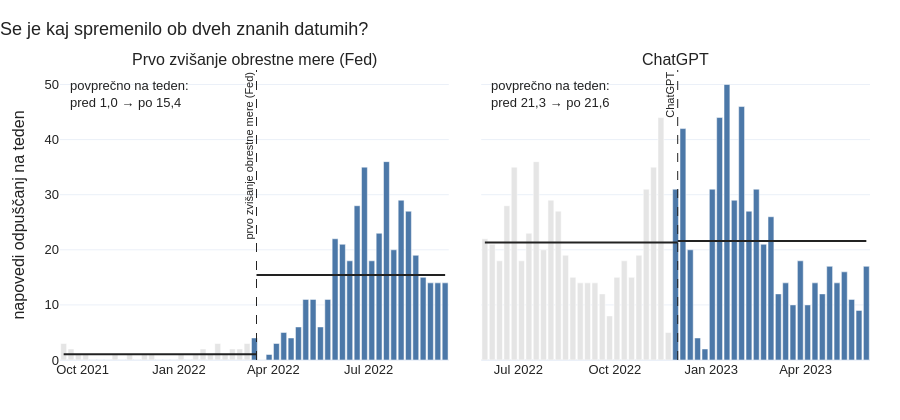

Notebook source saved alongside this figure:
### Code cell
show("2_datumi")

### Figure 1 — Plotly figure (JSON) as saved in the notebook; plotly's stock layout.template omitted (floating-point values rounded to 4 significant figures)
{"data": [{"hovertemplate": "%{x|%d.%m.%Y}: %{y} napovedi<extra></extra>", "marker": {"color": ["#E5E5E5", "#E5E5E5", "#E5E5E5", "#E5E5E5", "#E5E5E5", "#E5E5E5", "#E5E5E5", "#E5E5E5", "#E5E5E5", "#E5E5E5", "#E5E5E5", "#E5E5E5", "#E5E5E5", "#E5E5E5", "#E5E5E5", "#E5E5E5", "#E5E5E5", "#E5E5E5", "#E5E5E5", "#E5E5E5", "#E5E5E5", "#E5E5E5", "#E5E5E5", "#E5E5E5", "#E5E5E5", "#E5E5E5", "#4C78A8", "#4C78A8", "#4C78A8", "#4C78A8", "#4C78A8", "#4C78A8", "#4C78A8", "#4C78A8", "#4C78A8", "#4C78A8", "#4C78A8", "#4C78A8", "#4C78A8", "#4C78A8", "#4C78A8", "#4C78A8", "#4C78A8", "#4C78A8", "#4C78A8", "#4C78A8", "#4C78A8", "#4C78A8", "#4C78A8", "#4C78A8", "#4C78A8", "#4C78A8", "#4C78A8"]}, "showlegend": false, "type": "bar", "x": ["2021-09-13T00:00:00.000000", "2021-09-20T00:00:00.000000", "2021-09-27T00:00:00.000000", "2021-10-04T00:00:00.000000", "2021-10-11T00:00:00.000000", "2021-10-18T00:00:00.000000", "2021-10-25T00:00:00.000000", "2021-11-01T00:00:00.000000", "2021-11-08T00:00:00.000000", "2021-11-15T00:00:00.000000", "2021-11-22T00:00:00.000000", "2021-11-29T00:00:00.000000", "2021-12-06T00:00:00.000000", "2021-12-13T00:00:00.000000", "2021-12-20T00:00:00.000000", "2021-12-27T00:00:00.000000", "2022-01-03T00:00:00.000000", "2022-01-10T00:00:00.000000", "2022-01-17T00:00:00.000000", "2022-01-24T00:00:00.000000", "2022-01-31T00:00:00.000000", "2022-02-07T00:00:00.000000", "2022-02-14T00:00:00.000000", "2022-02-21T00:00:00.000000", "2022-02-28T00:00:00.000000", "2022-03-07T00:00:00.000000", "2022-03-14T00:00:00.000000", "2022-03-21T00:00:00.000000", "2022-03-28T00:00:00.000000", "2022-04-04T00:00:00.000000", "2022-04-11T00:00:00.000000", "2022-04-18T00:00:00.000000", "2022-04-25T00:00:00.000000", "2022-05-02T00:00:00.000000", "2022-05-09T00:00:00.000000", "2022-05-16T00:00:00.000000", "2022-05-23T00:00:00.000000", "2022-05-30T00:00:00.000000", "2022-06-06T00:00:00.000000", "2022-06-13T00:00:00.000000", "2022-06-20T00:00:00.000000", "2022-06-27T00:00:00.000000", "2022-07-04T00:00:00.000000", "2022-07-11T00:00:00.000000", "2022-07-18T00:00:00.000000", "2022-07-25T00:00:00.000000", "2022-08-01T00:00:00.000000", "2022-08-08T00:00:00.000000", "2022-08-15T00:00:00.000000", "2022-08-22T00:00:00.000000", "2022-08-29T00:00:00.000000", "2022-09-05T00:00:00.000000", "2022-09-12T00:00:00.000000"], "xaxis": "x", "y": [3, 2, 1, 1, 0, 0, 0, 1, 0, 1, 0, 1, 1, 0, 0, 0, 1, 0, 1, 2, 1, 3, 1, 2, 2, 3, 4, 0, 1, 3, 5, 4, 6, 11, 11, 6, 11, 22, 21, 18, 28, 35, 18, 23, 36, 20, 29, 27, 19, 15, 14, 14, 14], "yaxis": "y"}, {"hovertemplate": "%{x|%d.%m.%Y}: %{y} napovedi<extra></extra>", "marker": {"color": ["#E5E5E5", "#E5E5E5", "#E5E5E5", "#E5E5E5", "#E5E5E5", "#E5E5E5", "#E5E5E5", "#E5E5E5", "#E5E5E5", "#E5E5E5", "#E5E5E5", "#E5E5E5", "#E5E5E5", "#E5E5E5", "#E5E5E5", "#E5E5E5", "#E5E5E5", "#E5E5E5", "#E5E5E5", "#E5E5E5", "#E5E5E5", "#E5E5E5", "#E5E5E5", "#E5E5E5", "#E5E5E5", "#E5E5E5", "#4C78A8", "#4C78A8", "#4C78A8", "#4C78A8", "#4C78A8", "#4C78A8", "#4C78A8", "#4C78A8", "#4C78A8", "#4C78A8", "#4C78A8", "#4C78A8", "#4C78A8", "#4C78A8", "#4C78A8", "#4C78A8", "#4C78A8", "#4C78A8", "#4C78A8", "#4C78A8", "#4C78A8", "#4C78A8", "#4C78A8", "#4C78A8", "#4C78A8", "#4C78A8", "#4C78A8"]}, "showlegend": false, "type": "bar", "x": ["2022-05-30T00:00:00.000000", "2022-06-06T00:00:00.000000", "2022-06-13T00:00:00.000000", "2022-06-20T00:00:00.000000", "2022-06-27T00:00:00.000000", "2022-07-04T00:00:00.000000", "2022-07-11T00:00:00.000000", "2022-07-18T00:00:00.000000", "2022-07-25T00:00:00.000000", "2022-08-01T00:00:00.000000", "2022-08-08T00:00:00.000000", "2022-08-15T00:00:00.000000", "2022-08-22T00:00:00.000000", "2022-08-29T00:00:00.000000", "2022-09-05T00:00:00.000000", "2022-09-12T00:00:00.000000", "2022-09-19T00:00:00.000000", "2022-09-26T00:00:00.000000", "2022-10-03T00:00:00.000000", "2022-10-10T00:00:00.000000", "2022-10-17T00:00:00.000000", "2022-10-24T00:00:00.000000", "2022-10-31T00:00:00.000000", "2022-11-07T00:00:00.000000", "2022-11-14T00:00:00.000000", "2022-11-21T00:00:00.000000", "2022-11-28T00:00:00.000000", "2022-12-05T00:00:00.000000", "2022-12-12T00:00:00.000000", "2022-12-19T00:00:00.000000", "2022-12-26T00:00:00.000000", "2023-01-02T00:00:00.000000", "2023-01-09T00:00:00.000000", "2023-01-16T00:00:00.000000", "2023-01-23T00:00:00.000000", "2023-01-30T00:00:00.000000", "2023-02-06T00:00:00.000000", "2023-02-13T00:00:00.000000", "2023-02-20T00:00:00.000000", "2023-02-27T00:00:00.000000", "2023-03-06T00:00:00.000000", "2023-03-13T00:00:00.000000", "2023-03-20T00:00:00.000000", "2023-03-27T00:00:00.000000", "2023-04-03T00:00:00.000000", "2023-04-10T00:00:00.000000", "2023-04-17T00:00:00.000000", "2023-04-24T00:00:00.000000", "2023-05-01T00:00:00.000000", "2023-05-08T00:00:00.000000", "2023-05-15T00:00:00.000000", "2023-05-22T00:00:00.000000", "2023-05-29T00:00:00.000000"], "xaxis": "x2", "y": [22, 21, 18, 28, 35, 18, 23, 36, 20, 29, 27, 19, 15, 14, 14, 14, 12, 8, 15, 18, 15, 19, 31, 35, 44, 5, 31, 42, 20, 4, 2, 31, 44, 50, 29, 46, 27, 31, 21, 26, 12, 14, 10, 18, 10, 14, 12, 17, 14, 16, 11, 9, 17], "yaxis": "y2"}], "layout": {"annotations": [{"font": {"size": 16}, "showarrow": false, "text": "Prvo zvišanje obrestne mere (Fed)", "x": 0.24, "xanchor": "center", "xref": "paper", "y": 1, "yanchor": "bottom", "yref": "paper"}, {"font": {"size": 16}, "showarrow": false, "text": "ChatGPT", "x": 0.76, "xanchor": "center", "xref": "paper", "y": 1, "yanchor": "bottom", "yref": "paper"}, {"align": "left", "showarrow": false, "text": "povprečno na teden:<br>pred 1,0 → po 15,4", "x": 0.02, "xanchor": "left", "xref": "x domain", "y": 0.98, "yanchor": "top", "yref": "paper"}, {"font": {"color": "#222222", "size": 11}, "showarrow": false, "text": "prvo zvišanje obrestne mere (Fed)", "textangle": -90, "x": "2022-03-16", "xanchor": "right", "xref": "x", "y": 1, "yanchor": "top", "yref": "paper"}, {"align": "left", "showarrow": false, "text": "povprečno na teden:<br>pred 21,3 → po 21,6", "x": 0.02, "xanchor": "left", "xref": "x2 domain", "y": 0.98, "yanchor": "top", "yref": "paper"}, {"font": {"color": "#222222", "size": 11}, "showarrow": false, "text": "ChatGPT", "textangle": -90, "x": "2022-11-30", "xanchor": "right", "xref": "x2", "y": 1, "yanchor": "top", "yref": "paper"}], "colorway": ["#4C78A8", "#F58518", "#E45756", "#72B7B2", "#54A24B", "#EECA3B", "#B279A2", "#FF9DA6", "#9D755D", "#BAB0AC"], "font": {"color": "#222222", "family": "Arial, Helvetica, sans-serif", "size": 13}, "height": 420, "hoverlabel": {"namelength": -1}, "legend": {"orientation": "h", "x": 0, "y": -0.15, "yanchor": "top"}, "margin": {"b": 60, "l": 60, "r": 30, "t": 70}, "separators": ",.", "shapes": [{"line": {"color": "#222222", "width": 2}, "type": "line", "x0": "2021-09-13T00:00:00", "x1": "2022-03-16T00:00:00", "xref": "x", "y0": 1.038, "y1": 1.038, "yref": "y"}, {"line": {"color": "#222222", "width": 2}, "type": "line", "x0": "2022-03-16T00:00:00", "x1": "2022-09-12T00:00:00", "xref": "x", "y0": 15.42, "y1": 15.42, "yref": "y"}, {"line": {"color": "#222222", "dash": "dash", "width": 1}, "type": "line", "x0": "2022-03-16", "x1": "2022-03-16", "xref": "x", "y0": 0, "y1": 1, "yref": "paper"}, {"line": {"color": "#222222", "width": 2}, "type": "line", "x0": "2022-05-30T00:00:00", "x1": "2022-11-30T00:00:00", "xref": "x2", "y0": 21.35, "y1": 21.35, "yref": "y2"}, {"line": {"color": "#222222", "width": 2}, "type": "line", "x0": "2022-11-30T00:00:00", "x1": "2023-05-29T00:00:00", "xref": "x2", "y0": 21.58, "y1": 21.58, "yref": "y2"}, {"line": {"color": "#222222", "dash": "dash", "width": 1}, "type": "line", "x0": "2022-11-30", "x1": "2022-11-30", "xref": "x2", "y0": 0, "y1": 1, "yref": "paper"}], "title": {"text": "Se je kaj spremenilo ob dveh znanih datumih?", "x": 0, "xanchor": "left"}, "xaxis": {"anchor": "y", "domain": [0, 0.48]}, "xaxis2": {"anchor": "y2", "domain": [0.52, 1]}, "yaxis": {"anchor": "x", "domain": [0, 1], "title": {"text": "napovedi odpuščanj na teden"}}, "yaxis2": {"anchor": "x2", "domain": [0, 1], "matches": "y", "showticklabels": false}}}
